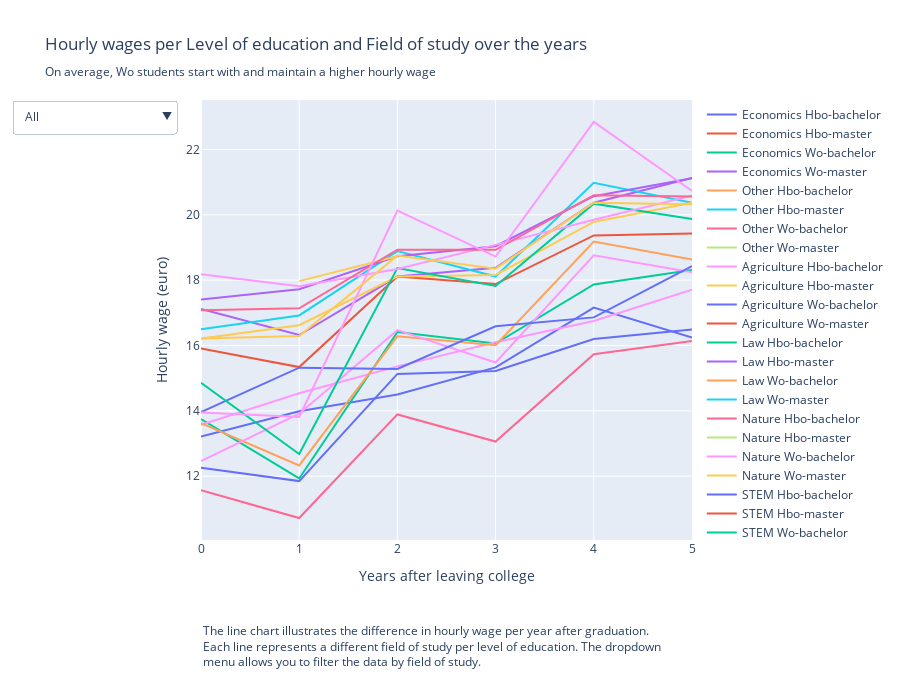

Source (notebook cell):
### Code cell
dropdown_buttons = list([
    dict(label="All",
         method="update",
         args=[{"visible": [True] * 40},
               {"title": "Hourly wages per Level of education and Field of study over the years<br><sub>In the majority of fields of study a Wo student would start and maintain a higher hourly wage</sub>"}]),
    dict(label="Economics",
         method="update",
         args=[{"visible": [True] * 4 + [False] * 36},
               {"title": "Hourly wages of Economics studies<br><sub>In the majority of fields of study a Wo student would start and maintain a higher hourly wage</sub>"}]),
    dict(label="Other",
         method="update",
         args=[{"visible": [False] * 4 + [True] * 4 + [False] * 32},
               {"title": "Hourly wages of the rest studies<br><sub>In the majority of fields of study a Wo student would start and maintain a higher hourly wage</sub>"}]),
    dict(label="Agriculture",
         method="update",
         args=[{"visible": [False] * 8 + [True] * 4 + [False] * 28},
               {"title": "Hourly wages of Agriculture studies<br><sub>In the majority of fields of study a Wo student would start and maintain a higher hourly wage</sub>"}]),
    dict(label="Law",
         method="update",
         args=[{"visible": [False] * 12 + [True] * 4 + [False] * 24},
               {"title": "Hourly wages of Law studies<br><sub>In the majority of fields of study a Wo student would start and maintain a higher hourly wage</sub>"}]),
    dict(label="Nature",
         method="update",
         args=[{"visible": [False] * 16 + [True] * 4 + [False] * 20},
               {"title": "Hourly wages of Nature studies<br><sub>In the majority of fields of study a Wo student would start and maintain a higher hourly wage</sub>"}]),
    dict(label="STEM",
         method="update",
         args=[{"visible": [False] * 20 + [True] * 4 + [False] * 16},
               {"title": "Hourly wages of STEM studies<br><sub>In the majority of fields of study a Wo student would start and maintain a higher hourly wage</sub>"}]),
    dict(label="Language and culture",
         method="update",
         args=[{"visible": [False] * 24 + [True] * 4 + [False] * 12},
               {"title": "Hourly wages of Language and culture studies<br><sub>In the majority of fields of study a Wo student would start and maintain a higher hourly wage</sub>"}]),
    dict(label="Education",
         method="update",
         args=[{"visible": [False] * 28 + [True] * 4 + [False] * 8},
               {"title": "Hourly wages of Education studies<br><sub>In the majority of fields of study a Wo student would start and maintain a higher hourly wage</sub>"}]),
    dict(label="Behaviour and society",
         method="update",
         args=[{"visible": [False] * 32 + [True] * 4 + [False] * 4},
               {"title": "Hourly wages of Behaviour and society studies<br><sub>In the majority of fields of study a Wo student would start and maintain a higher hourly wage</sub>"}]),
    dict(label="Healthcare",
         method="update",
         args=[{"visible": [False] * 36 + [True] * 4},
               {"title": "Hourly wages of Healthcare studies<br><sub>In the majority of fields of study a Wo student would start and maintain a higher hourly wage</sub>"}]),
])

fig = go.Figure()

df_uurloon['Studierichting_mapped'] = df_uurloon['Studierichting'].map(label_mapping)

for studierichting in studierichtingen:
    df_selected_hbo_bach = df_uurloon[df_uurloon['Studierichting_mapped'] == studierichting].loc[df_uurloon['Uitstromers ho met en zonder diploma'] == 'Hbo-bachelor']
    df_selected_hbo_master = df_uurloon[df_uurloon['Studierichting_mapped'] == studierichting].loc[df_uurloon['Uitstromers ho met en zonder diploma'] == 'Hbo-master']
    df_selected_wo_bach = df_uurloon[df_uurloon['Studierichting_mapped'] == studierichting].loc[df_uurloon['Uitstromers ho met en zonder diploma'] == 'Wo-bachelor']
    df_selected_wo_master = df_uurloon[df_uurloon['Studierichting_mapped'] == studierichting].loc[df_uurloon['Uitstromers ho met en zonder diploma'] == 'Wo-master']
    fig.add_trace(
        go.Scatter(
            mode = 'lines',
            x = [0,1,2,3,4,5],
            y = df_selected_hbo_bach['Uurloon werknemers na verlaten ho (euro)'],
            name = studierichting + ' Hbo-bachelor'
        )
    )
    fig.add_trace(
        go.Scatter(
            mode = 'lines',
            x = [0,1,2,3,4,5],
            y = df_selected_hbo_master['Uurloon werknemers na verlaten ho (euro)'],
            name = studierichting + ' Hbo-master'
        )
    )
    fig.add_trace(
        go.Scatter(
            mode = 'lines',
            x = [0,1,2,3,4,5],
            y = df_selected_wo_bach['Uurloon werknemers na verlaten ho (euro)'],
            name = studierichting + ' Wo-bachelor'
        )
    )
    fig.add_trace(
        go.Scatter(
            mode = 'lines',
            x = [0,1,2,3,4,5],
            y = df_selected_wo_master['Uurloon werknemers na verlaten ho (euro)'],
            name = studierichting + ' Wo-master'
        )
    )

fig.update_layout(
    updatemenus=[{
        'buttons': dropdown_buttons,
        'direction': 'down',
        'showactive': True,
    }],
    title_text = 'Hourly wages per Level of education and Field of study over the years<br><sub>On average, Wo students start with and maintain a higher hourly wage</sub>',
    annotations=[
        go.layout.Annotation(
            text="The line chart illustrates the difference in hourly wage per year after graduation. <br>Each line represents a different field of study per level of education. The dropdown<br>menu allows you to filter the data by field of study.",
            xref="paper", yref="paper",
            x=0, y=-0.3,
            showarrow=False,
            font=dict(size=12),
            xanchor='left',
            yanchor='bottom',
            align = 'left'
        )
    ],
    margin=dict(
        b = 160
    ),
    height = 700,
    xaxis_title = 'Years after leaving college',
    yaxis_title = 'Hourly wage (euro)',
    yaxis = dict(type = 'linear')
)

fig.show()

### Figure 1 — Plotly figure (JSON) as saved in the notebook; plotly's stock layout.template omitted (floating-point values rounded to 4 significant figures)
{"data": [{"mode": "lines", "name": "Economics Hbo-bachelor", "type": "scatter", "x": [0, 1, 2, 3, 4, 5], "y": ["   13.21", "   13.99", "   14.50", "   15.33", "   17.16", "   16.24", "   19.04", "   17.74", "   19.34", "   20.95", "   22.73", "   20.84"]}, {"mode": "lines", "name": "Economics Hbo-master", "type": "scatter", "x": [0, 1, 2, 3, 4, 5], "y": ["       .", "       .", "       .", "       .", "       .", "       .", "       .", "       .", "       .", "       .", "       .", "       ."]}, {"mode": "lines", "name": "Economics Wo-bachelor", "type": "scatter", "x": [0, 1, 2, 3, 4, 5], "y": ["   13.75", "   11.93", "   16.41", "   16.06", "   17.87", "   18.31", "   20.51", "   20.76", "   23.62", "   22.82", "   25.60", "   25.29"]}, {"mode": "lines", "name": "Economics Wo-master", "type": "scatter", "x": [0, 1, 2, 3, 4, 5], "y": ["   17.12", "   16.32", "   18.11", "   18.38", "   20.37", "   21.13", "   23.11", "   23.60", "   25.47", "   26.49", "   28.45", "   29.67"]}, {"mode": "lines", "name": "Other Hbo-bachelor", "type": "scatter", "x": [0, 1, 2, 3, 4, 5], "y": ["       .", "       .", "       .", "       .", "       .", "       .", "       .", "       .", "       .", "       .", "       .", "       ."]}, {"mode": "lines", "name": "Other Hbo-master", "type": "scatter", "x": [0, 1, 2, 3, 4, 5], "y": ["       .", "       .", "       .", "       .", "       .", "       .", "       .", "       .", "       .", "       .", "       .", "       ."]}, {"mode": "lines", "name": "Other Wo-bachelor", "type": "scatter", "x": [0, 1, 2, 3, 4, 5], "y": ["   11.57", "   10.72", "   13.89", "   13.06", "   15.73", "   16.14", "   17.93", "   17.38", "   19.78", "   19.62", "   22.38", "   21.99"]}, {"mode": "lines", "name": "Other Wo-master", "type": "scatter", "x": [0, 1, 2, 3, 4, 5], "y": ["       .", "   12.09", "       .", "   17.38", "       .", "   18.75", "   21.75", "       .", "       .", "   23.01", "       .", "   25.46"]}, {"mode": "lines", "name": "Agriculture Hbo-bachelor", "type": "scatter", "x": [0, 1, 2, 3, 4, 5], "y": ["   13.57", "   14.54", "   15.36", "   16.10", "   16.75", "   17.71", "   19.18", "   17.95", "   20.94", "   19.54", "   22.44", "   20.69"]}, {"mode": "lines", "name": "Agriculture Hbo-master", "type": "scatter", "x": [0, 1, 2, 3, 4, 5], "y": ["       .", "       .", "       .", "       .", "       .", "       .", "       .", "       .", "       .", "       .", "       .", "       ."]}, {"mode": "lines", "name": "Agriculture Wo-bachelor", "type": "scatter", "x": [0, 1, 2, 3, 4, 5], "y": ["   12.26", "   11.85", "   15.13", "   15.22", "   16.20", "   16.49", "   17.92", "   18.40", "   20.63", "   20.21", "   21.78", "   22.23"]}, {"mode": "lines", "name": "Agriculture Wo-master", "type": "scatter", "x": [0, 1, 2, 3, 4, 5], "y": ["   15.91", "   15.34", "   18.11", "   17.88", "   19.37", "   19.43", "   20.80", "   20.81", "   22.81", "   22.51", "   24.09", "   25.06"]}, {"mode": "lines", "name": "Law Hbo-bachelor", "type": "scatter", "x": [0, 1, 2, 3, 4, 5], "y": ["       .", "       .", "       .", "       .", "       .", "       .", "       .", "       .", "       .", "       .", "       .", "       ."]}, {"mode": "lines", "name": "Law Hbo-master", "type": "scatter", "x": [0, 1, 2, 3, 4, 5], "y": ["       .", "       .", "       .", "       .", "       .", "       .", "       .", "       .", "       .", "       .", "       .", "       ."]}, {"mode": "lines", "name": "Law Wo-bachelor", "type": "scatter", "x": [0, 1, 2, 3, 4, 5], "y": ["   13.62", "   12.33", "   16.28", "   16.01", "   19.18", "   18.63", "   20.80", "   21.08", "   23.56", "   23.46", "   25.79", "   26.30"]}, {"mode": "lines", "name": "Law Wo-master", "type": "scatter", "x": [0, 1, 2, 3, 4, 5], "y": ["   16.50", "   16.92", "   18.89", "   18.11", "   20.98", "   20.37", "   22.87", "   23.48", "   26.84", "   25.87", "   28.16", "   29.50"]}, {"mode": "lines", "name": "Nature Hbo-bachelor", "type": "scatter", "x": [0, 1, 2, 3, 4, 5], "y": ["       .", "       .", "       .", "       .", "       .", "       .", "       .", "       .", "       .", "       .", "       .", "       ."]}, {"mode": "lines", "name": "Nature Hbo-master", "type": "scatter", "x": [0, 1, 2, 3, 4, 5], "y": ["       .", "       .", "       .", "       .", "       .", "       .", "       .", "       .", "       .", "       .", "       .", "       ."]}, {"mode": "lines", "name": "Nature Wo-bachelor", "type": "scatter", "x": [0, 1, 2, 3, 4, 5], "y": ["   12.46", "   13.91", "   16.47", "   15.48", "   18.76", "   18.24", "   20.80", "   20.18", "   22.56", "   21.66", "   24.72", "   23.77"]}, {"mode": "lines", "name": "Nature Wo-master", "type": "scatter", "x": [0, 1, 2, 3, 4, 5], "y": ["   16.21", "   16.62", "   18.11", "   18.16", "   19.78", "   20.37", "   21.65", "   22.42", "   23.68", "   25.34", "   26.24", "   28.07"]}, {"mode": "lines", "name": "STEM Hbo-bachelor", "type": "scatter", "x": [0, 1, 2, 3, 4, 5], "y": ["   13.96", "   15.32", "   15.28", "   16.59", "   16.86", "   18.43", "   20.22", "   18.44", "   22.22", "   20.08", "   23.80", "   21.40"]}, {"mode": "lines", "name": "STEM Hbo-master", "type": "scatter", "x": [0, 1, 2, 3, 4, 5], "y": ["       .", "       .", "       .", "       .", "       .", "       .", "       .", "       .", "       .", "       .", "       .", "       ."]}, {"mode": "lines", "name": "STEM Wo-bachelor", "type": "scatter", "x": [0, 1, 2, 3, 4, 5], "y": ["   14.86", "   12.68", "   18.37", "   17.82", "   20.34", "   19.87", "   21.57", "   21.68", "   24.29", "   24.28", "   26.67", "   26.78"]}, {"mode": "lines", "name": "STEM Wo-master", "type": "scatter", "x": [0, 1, 2, 3, 4, 5], "y": ["   17.41", "   17.72", "   18.73", "   19.04", "   20.57", "   21.12", "   23.41", "   22.69", "   25.85", "   25.27", "   27.53", "   28.51"]}, {"mode": "lines", "name": "Language and culture Hbo-bachelor", "type": "scatter", "x": [0, 1, 2, 3, 4, 5], "y": []}, {"mode": "lines", "name": "Language and culture Hbo-master", "type": "scatter", "x": [0, 1, 2, 3, 4, 5], "y": []}, {"mode": "lines", "name": "Language and culture Wo-bachelor", "type": "scatter", "x": [0, 1, 2, 3, 4, 5], "y": []}, {"mode": "lines", "name": "Language and culture Wo-master", "type": "scatter", "x": [0, 1, 2, 3, 4, 5], "y": []}, {"mode": "lines", "name": "Education Hbo-bachelor", "type": "scatter", "x": [0, 1, 2, 3, 4, 5], "y": ["   18.18", "   17.81", "   18.34", "   19.08", "   19.85", "   20.58", "   21.36", "   20.40", "   22.13", "   22.92", "   24.14", "   23.35"]}, {"mode": "lines", "name": "Education Hbo-master", "type": "scatter", "x": [0, 1, 2, 3, 4, 5], "y": ["       .", "   17.97", "   18.73", "       .", "       .", "   20.43", "   21.01", "       .", "       .", "   22.80", "       .", "   23.83"]}, {"mode": "lines", "name": "Education Wo-bachelor", "type": "scatter", "x": [0, 1, 2, 3, 4, 5], "y": ["       .", "       .", "       .", "       .", "       .", "       .", "       .", "       .", "       .", "       .", "       .", "       ."]}, {"mode": "lines", "name": "Education Wo-master", "type": "scatter", "x": [0, 1, 2, 3, 4, 5], "y": ["       .", "       .", "       .", "       .", "       .", "       .", "       .", "       .", "       .", "       .", "       .", "       ."]}, {"mode": "lines", "name": "Behaviour and society Hbo-bachelor", "type": "scatter", "x": [0, 1, 2, 3, 4, 5], "y": []}, {"mode": "lines", "name": "Behaviour and society Hbo-master", "type": "scatter", "x": [0, 1, 2, 3, 4, 5], "y": []}, {"mode": "lines", "name": "Behaviour and society Wo-bachelor", "type": "scatter", "x": [0, 1, 2, 3, 4, 5], "y": []}, {"mode": "lines", "name": "Behaviour and society Wo-master", "type": "scatter", "x": [0, 1, 2, 3, 4, 5], "y": []}, {"mode": "lines", "name": "Healthcare Hbo-bachelor", "type": "scatter", "x": [0, 1, 2, 3, 4, 5], "y": ["   17.08", "   17.14", "   18.93", "   18.93", "   20.60", "   20.56", "   22.00", "   21.67", "   23.73", "   23.46", "   24.93", "   25.09"]}, {"mode": "lines", "name": "Healthcare Hbo-master", "type": "scatter", "x": [0, 1, 2, 3, 4, 5], "y": ["       .", "       .", "       .", "       .", "       .", "       .", "       .", "       .", "       .", "       .", "       .", "       ."]}, {"mode": "lines", "name": "Healthcare Wo-bachelor", "type": "scatter", "x": [0, 1, 2, 3, 4, 5], "y": ["   13.95", "   13.81", "   20.13", "   18.72", "   22.84", "   20.73", "   23.73", "   23.53", "   25.34", "   25.34", "   26.20", "   26.79"]}, {"mode": "lines", "name": "Healthcare Wo-master", "type": "scatter", "x": [0, 1, 2, 3, 4, 5], "y": ["   16.21", "   16.29", "   18.75", "   18.35", "   20.37", "   20.32", "   22.42", "   22.42", "   24.71", "   24.35", "   26.58", "   27.51"]}], "layout": {"annotations": [{"align": "left", "font": {"size": 12}, "showarrow": false, "text": "The line chart illustrates the difference in hourly wage per year after graduation. <br>Each line represents a different field of study per level of education. The dropdown<br>menu allows you to filter the data by field of study.", "x": 0, "xanchor": "left", "xref": "paper", "y": -0.3, "yanchor": "bottom", "yref": "paper"}], "height": 700, "margin": {"b": 160}, "title": {"text": "Hourly wages per Level of education and Field of study over the years<br><sub>On average, Wo students start with and maintain a higher hourly wage</sub>"}, "updatemenus": [{"buttons": [{"args": [{"visible": [true, true, true, true, true, true, true, true, true, true, true, true, true, true, true, true, true, true, true, true, true, true, true, true, true, true, true, true, true, true, true, true, true, true, true, true, true, true, true, true]}, {"title": "Hourly wages per Level of education and Field of study over the years<br><sub>In the majority of fields of study a Wo student would start and maintain a higher hourly wage</sub>"}], "label": "All", "method": "update"}, {"args": [{"visible": [true, true, true, true, false, false, false, false, false, false, false, false, false, false, false, false, false, false, false, false, false, false, false, false, false, false, false, false, false, false, false, false, false, false, false, false, false, false, false, false]}, {"title": "Hourly wages of Economics studies<br><sub>In the majority of fields of study a Wo student would start and maintain a higher hourly wage</sub>"}], "label": "Economics", "method": "update"}, {"args": [{"visible": [false, false, false, false, true, true, true, true, false, false, false, false, false, false, false, false, false, false, false, false, false, false, false, false, false, false, false, false, false, false, false, false, false, false, false, false, false, false, false, false]}, {"title": "Hourly wages of the rest studies<br><sub>In the majority of fields of study a Wo student would start and maintain a higher hourly wage</sub>"}], "label": "Other", "method": "update"}, {"args": [{"visible": [false, false, false, false, false, false, false, false, true, true, true, true, false, false, false, false, false, false, false, false, false, false, false, false, false, false, false, false, false, false, false, false, false, false, false, false, false, false, false, false]}, {"title": "Hourly wages of Agriculture studies<br><sub>In the majority of fields of study a Wo student would start and maintain a higher hourly wage</sub>"}], "label": "Agriculture", "method": "update"}, {"args": [{"visible": [false, false, false, false, false, false, false, false, false, false, false, false, true, true, true, true, false, false, false, false, false, false, false, false, false, false, false, false, false, false, false, false, false, false, false, false, false, false, false, false]}, {"title": "Hourly wages of Law studies<br><sub>In the majority of fields of study a Wo student would start and maintain a higher hourly wage</sub>"}], "label": "Law", "method": "update"}, {"args": [{"visible": [false, false, false, false, false, false, false, false, false, false, false, false, false, false, false, false, true, true, true, true, false, false, false, false, false, false, false, false, false, false, false, false, false, false, false, false, false, false, false, false]}, {"title": "Hourly wages of Nature studies<br><sub>In the majority of fields of study a Wo student would start and maintain a higher hourly wage</sub>"}], "label": "Nature", "method": "update"}, {"args": [{"visible": [false, false, false, false, false, false, false, false, false, false, false, false, false, false, false, false, false, false, false, false, true, true, true, true, false, false, false, false, false, false, false, false, false, false, false, false, false, false, false, false]}, {"title": "Hourly wages of STEM studies<br><sub>In the majority of fields of study a Wo student would start and maintain a higher hourly wage</sub>"}], "label": "STEM", "method": "update"}, {"args": [{"visible": [false, false, false, false, false, false, false, false, false, false, false, false, false, false, false, false, false, false, false, false, false, false, false, false, true, true, true, true, false, false, false, false, false, false, false, false, false, false, false, false]}, {"title": "Hourly wages of Language and culture studies<br><sub>In the majority of fields of study a Wo student would start and maintain a higher hourly wage</sub>"}], "label": "Language and culture", "method": "update"}, {"args": [{"visible": [false, false, false, false, false, false, false, false, false, false, false, false, false, false, false, false, false, false, false, false, false, false, false, false, false, false, false, false, true, true, true, true, false, false, false, false, false, false, false, false]}, {"title": "Hourly wages of Education studies<br><sub>In the majority of fields of study a Wo student would start and maintain a higher hourly wage</sub>"}], "label": "Education", "method": "update"}, {"args": [{"visible": [false, false, false, false, false, false, false, false, false, false, false, false, false, false, false, false, false, false, false, false, false, false, false, false, false, false, false, false, false, false, false, false, true, true, true, true, false, false, false, false]}, {"title": "Hourly wages of Behaviour and society studies<br><sub>In the majority of fields of study a Wo student would start and maintain a higher hourly wage</sub>"}], "label": "Behaviour and society", "method": "update"}, {"args": [{"visible": [false, false, false, false, false, false, false, false, false, false, false, false, false, false, false, false, false, false, false, false, false, false, false, false, false, false, false, false, false, false, false, false, false, false, false, false, true, true, true, true]}, {"title": "Hourly wages of Healthcare studies<br><sub>In the majority of fields of study a Wo student would start and maintain a higher hourly wage</sub>"}], "label": "Healthcare", "method": "update"}], "direction": "down", "showactive": true}], "xaxis": {"title": {"text": "Years after leaving college"}}, "yaxis": {"title": {"text": "Hourly wage (euro)"}, "type": "linear"}}}
